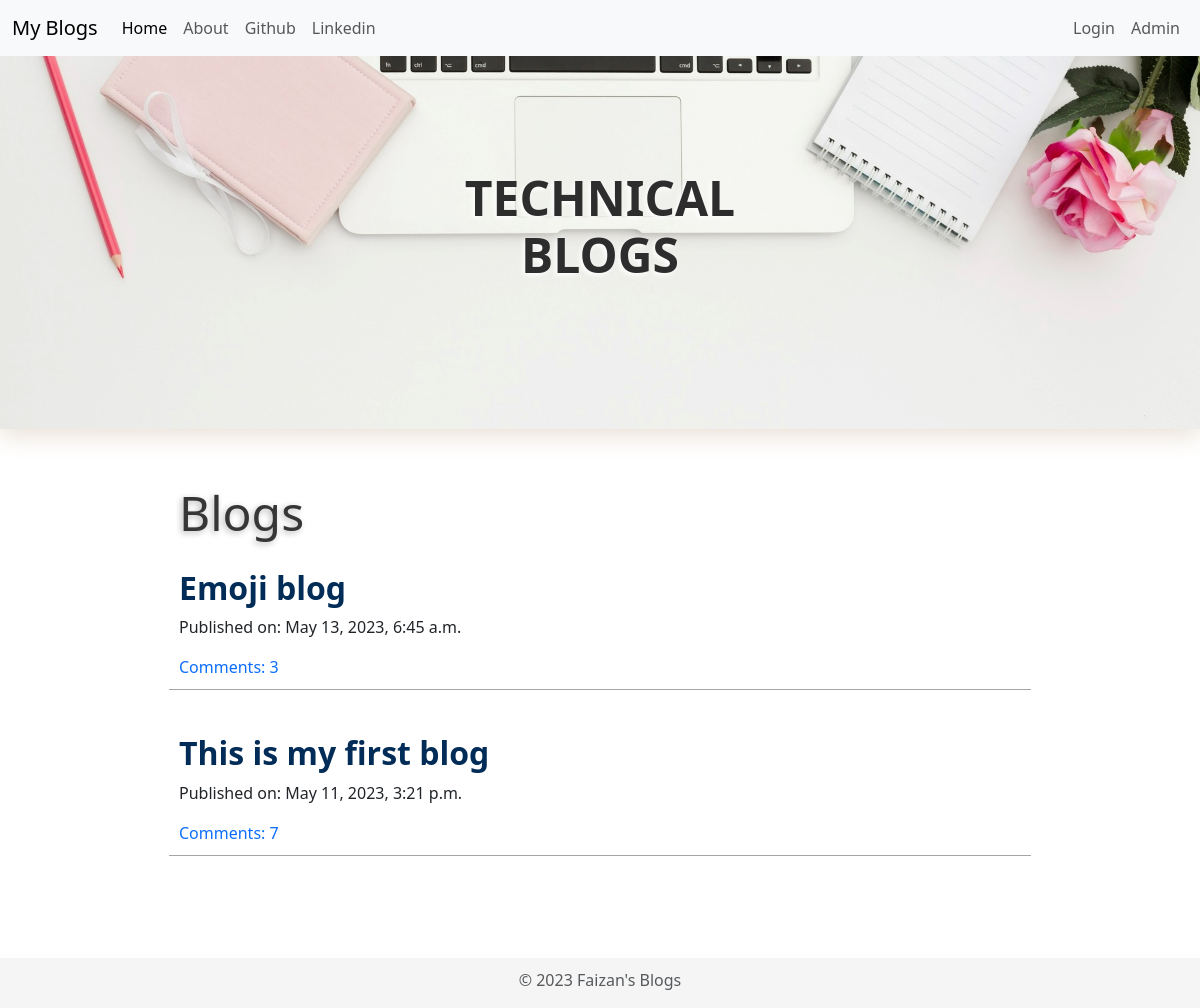
/, run on an earlier commit of the app's database.
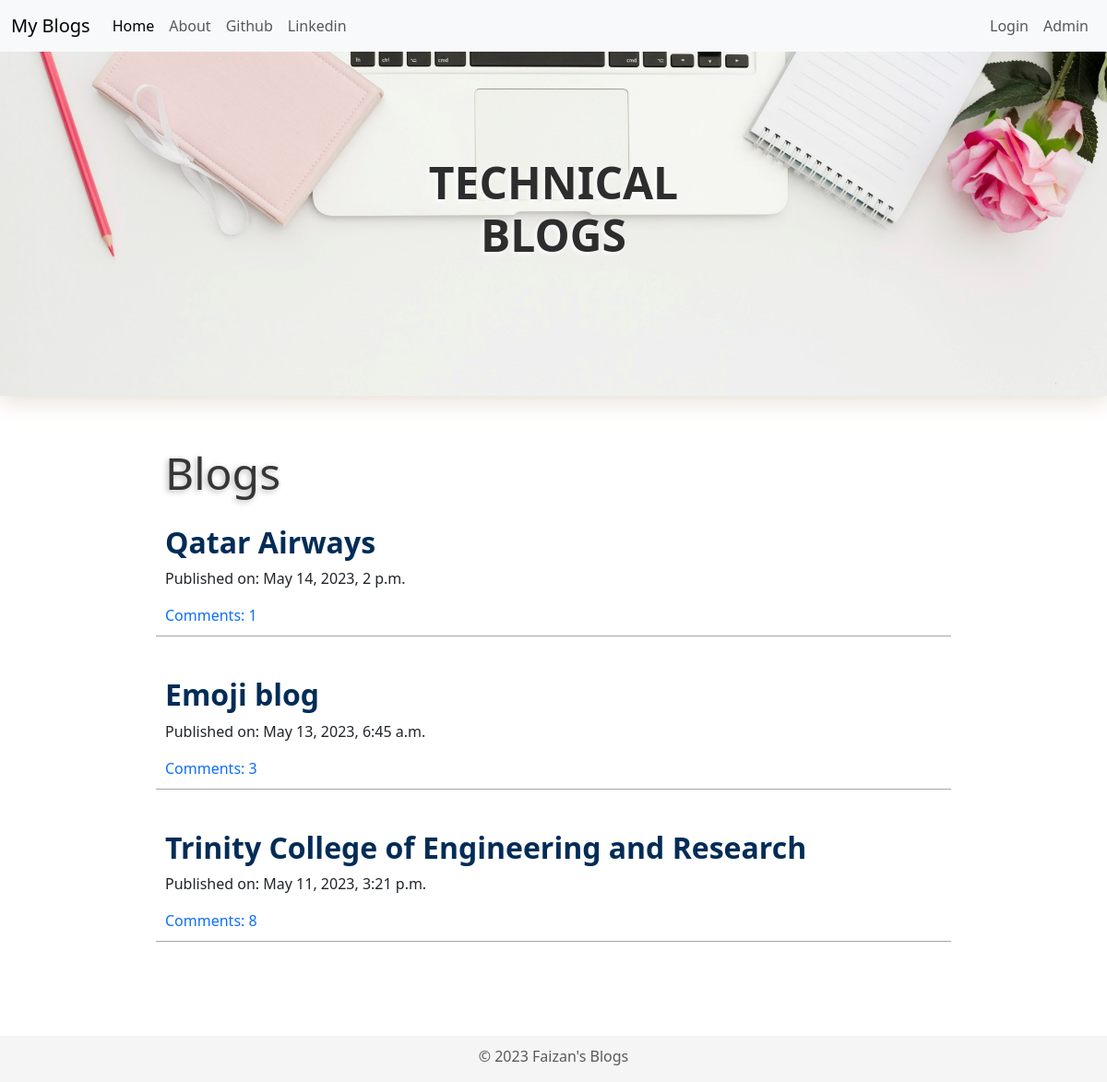
And on a later commit of the database.
### blog/models.py (models this page shows, shortened)
class Post(models.Model):
    author = models.ForeignKey('auth.User' ,related_name='author_post', on_delete=models.CASCADE)
    title = models.CharField(max_length=100)
    text = RichTextField(blank = True, null=True)
    tz1 = pytz.timezone('Asia/Kolkata')
    current_time = timezone.now().astimezone(tz1)
    duration = timedelta(hours=5, minutes=30)
    current_date = current_time + duration
    created_date = models.DateTimeField(default=current_date)
    published_date = models.DateTimeField(blank=True, null=True)
    post_img = models.ImageField(upload_to='images', blank = True)
    def approve_comments(self):
        return self.comments.filter(approved_comment=True)

### blog/views.py (the view)
# urls.py: path('', views.PostList.as_view(), name='post_list'),
class PostList(ListView):
    model = Post
    def get_queryset(self):
        tz1 = pytz.timezone('Asia/Kolkata')
        current_time = timezone.now().astimezone(tz1)
        duration = timedelta(hours=5, minutes=30)
        current_date = current_time + duration
        return Post.objects.filter(published_date__lte =current_date).order_by('-published_date')

### blog/templates/blog/post_list.html
{% extends 'blog/base.html' %}
{% block body_block %}
{% load static %}
<div style="align-items: center; display: flex; box-shadow: 0px 4px 25px 1px rgb(230, 221, 208);">
    <div style="position: absolute; width: 100%; margin: 0px;">
        <div class="row text-center" style=" margin: 0px;
        text-align: center; justify-content: center; text-shadow: -2px 2px 5px rgb(255, 255, 255);">
            <div class="col-lg-4">
                <h1 class='blog-title' style="text-align: center; color: rgb(45, 45, 45);
                 font-size: 3em; font-weight: 350;"><strong>  TECHNICAL BLOGS</strong> </h1>
                <a href="#postinglist" style="text-decoration: none;"><img style="padding: 0.5em; "
                src="{% static 'photos/down-arrow1.png' %}" alt=""> </a>
            </div>
        </div>
    </div>
    <img style="width:100%;" src="{% static 'photos/blog_img2.jpg' %}" alt="blog image">
</div>
{% include 'blog/base2.html' %}
<div class="centerstage" id="postinglist">
    <div class="post-title2" style="font-size: 3em; font-weight: 500; margin-left: 10px;
    text-shadow: -2px 2px 6px rgb(183, 183, 183); color: rgb(54, 54, 54);">Blogs</div>
    {% for post in post_list %}
    <div class="post">
        <h2>
         <a class="post_title" href="{% url 'post_detail' pk=post.pk %}"> {{post.title}}</a>
        </h2>
        <div class="date">
            <p>Published on: {{post.published_date}}</p>
        </div>
        <a  class="post_comment" href="{% url 'post_detail' pk=post.pk %}"> Comments:
            {{ post.approve_comments.count}}
        </a>
    </div>
    <br>
    {% endfor %}
</div>
<div style="padding-bottom: 5em;"> </div>
{% include 'blog/base3.html' %}
{% endblock body_block %}

What changed in the data, as far as the page shows it:
added Post: title "Qatar Airways", published_date "May 14, 2023, 2 p.m.", approve_comments.count "1"
changed Post: title "This is my first blog" → "Trinity College of Engineering and Research"; approve_comments.count "7" → "8"
